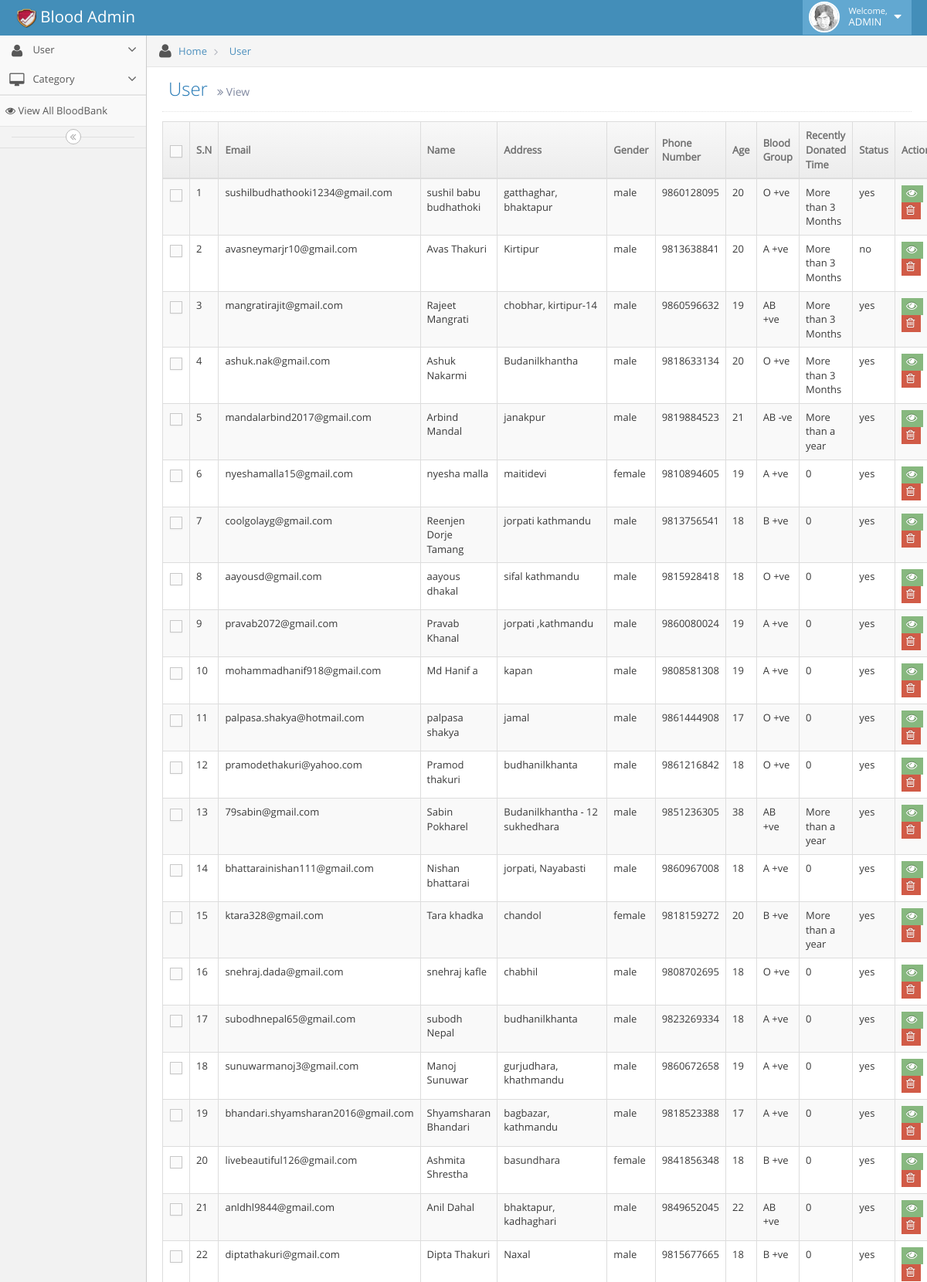
Screenshot of /admin/user.php (upper part) with the database file from the repository.
### tables this page shows
CREATE TABLE `tbl_user` (
  `user_id` bigint(255) NOT NULL,
  `user_email` varchar(255) DEFAULT NULL,
  `user_password` varchar(255) DEFAULT NULL,
  `user_role` varchar(255) NOT NULL,
  `user_Firstname` varchar(255) NOT NULL,
  `user_Middlename` varchar(255) NOT NULL,
  `user_Lastname` varchar(255) NOT NULL,
  `user_Address` varchar(255) NOT NULL,
  `user_gender` varchar(255) NOT NULL,
  `user_phonenumber` bigint(255) NOT NULL,
  `user_age` int(255) NOT NULL,
  `user_bloodgroup` varchar(255) NOT NULL,
  `user_avialibility` varchar(255) NOT NULL,
  `user_recentlydonatedtime` varchar(255) NOT NULL,
  `user_status` varchar(255) NOT NULL,
  `user_photo` varchar(255) NOT NULL
);

### admin/user.php (the view, shortened to what this page needs)
<?php include 'layout/header.php'; ?>
		<div class="main-container" id="main-container">
			<div class="main-container-inner">
				<?php include 'layout/sidebar.php'; ?>
				<div class="main-content">
					<div class="breadcrumbs" id="breadcrumbs">
						<ul class="breadcrumb">
							<li>
								<i class="icon-user home-icon"></i>
								<a href="#">Home</a>
							</li>
							<li>
								<a href="#">User</a>
							</li>
						</ul>
					</div>
					<div class="page-content">
						<div class="page-header">
							<h1>User
								<small>
									<i class="icon-double-angle-right"></i>
									View
								</small>
							</h1>
						</div>
						<div class="row">
							<div class="col-xs-12">
								<div class="row">
									<div class="col-xs-12">
										<div class="table-responsive">
											<table id="sample-table-1" class="table table-striped table-bordered table-hover">
												<thead>
													<tr>
														<th class="center">
															<label>
																<span class="lbl"></span>
															</label>
														</th>
														<th>S.N</th>
														<th>Email</th>
														<th>Name</th>
														<th>Address</th>
														<th>Gender</th>
														<th>Phone Number</th>
														<th>Age</th>
														<th>Blood Group</th>
														<th>Recently Donated Time</th>
														<th>Status</th>
														<th>Action</th>
													</tr>
												</thead>
												<tbody>
												<?php
												$stmt = $conn->prepare("SELECT * FROM tbl_user");
    											$stmt->execute();
    											$i = 1;
    											foreach($stmt->fetchAll() as $k=>$v)
    												{ ?>
													<tr>
														<td class="center">
															<label>
																<span class="lbl"></span>
															</label>
														</td>
														<td>
															<?php echo $i; ?>
														</td>
														<td><?php echo $v['user_email']; ?></td>
														<td><?php echo $v['user_Firstname']." ".$v['user_Middlename']." ".$v['user_Lastname']; ?></td>
														<td><?php echo $v['user_Address']; ?></td>
														<td><?php echo $v['user_gender']; ?></td>
														<td><?php echo $v['user_phonenumber']; ?></td>
														<td><?php echo $v['user_age']; ?></td>
														<td><?php echo $v['user_bloodgroup']; ?></td>
														<td><?php echo $v['user_recentlydonatedtime']; ?></td>
														<td><?php echo $v['user_status']; ?></td>
														<td>
															<div class="visible-md visible-lg hidden-sm hidden-xs btn-group">
																<a href="view.php?id=<?php echo $v['user_id']; ?>" class="btn btn-xs btn-success">
																	<i class="icon-eye-open bigger-120"></i>
																</a>
																<a href="userdeletecategory.php?id=<?php echo $v['user_id']; ?>" class="btn btn-xs btn-danger">
																	<i class="icon-trash bigger-120"></i>
																</a>
															</div>
														</td>
													</tr>
												<?php $i++; } ?>
												</tbody>
											</table>
										</div>
									</div>
								</div>
							</div>
						</div>
					</div>
				</div>
			</div>
		</div>
	</body>
</html>

### rows the page displays
tbl_user: user_email "sushilbudhathooki1234@gmail.com", user_Firstname "sushil", user_Middlename "babu", user_Lastname "budhathoki", user_Address "gatthaghar, bhaktapur", user_gender "male", user_phonenumber "9860128095", user_age "20", user_bloodgroup "O +ve", user_recentlydonatedtime "More than 3 Months", user_status "yes"
tbl_user: user_email "avasneymarjr10@gmail.com", user_Firstname "Avas", user_Lastname "Thakuri", user_Address "Kirtipur", user_gender "male", user_phonenumber "9813638841", user_age "20", user_bloodgroup "A +ve", user_recentlydonatedtime "More than 3 Months", user_status "no"
tbl_user: user_email "mangratirajit@gmail.com", user_Firstname "Rajeet", user_Lastname "Mangrati", user_Address "chobhar, kirtipur-14", user_gender "male", user_phonenumber "9860596632", user_age "19", user_bloodgroup "AB +ve", user_recentlydonatedtime "More than 3 Months", user_status "yes"
tbl_user: user_email "ashuk.nak@gmail.com", user_Firstname "Ashuk", user_Lastname "Nakarmi", user_Address "Budanilkhantha", user_gender "male", user_phonenumber "9818633134", user_age "20", user_bloodgroup "O +ve", user_recentlydonatedtime "More than 3 Months", user_status "yes"
tbl_user: user_email "mandalarbind2017@gmail.com", user_Firstname "Arbind", user_Lastname "Mandal", user_Address "janakpur", user_gender "male", user_phonenumber "9819884523", user_age "21", user_bloodgroup "AB -ve", user_recentlydonatedtime "More than a year", user_status "yes"
tbl_user: user_email "nyeshamalla15@gmail.com", user_Firstname "nyesha", user_Lastname "malla", user_Address "maitidevi", user_gender "female", user_phonenumber "9810894605", user_age "19", user_bloodgroup "A +ve", user_recentlydonatedtime "0", user_status "yes"
tbl_user: user_email "coolgolayg@gmail.com", user_Firstname "Reenjen", user_Middlename "Dorje", user_Lastname "Tamang", user_Address "jorpati kathmandu", user_gender "male", user_phonenumber "9813756541", user_age "18", user_bloodgroup "B +ve", user_recentlydonatedtime "0", user_status "yes"
tbl_user: user_email "aayousd@gmail.com", user_Firstname "aayous", user_Lastname "dhakal", user_Address "sifal kathmandu", user_gender "male", user_phonenumber "9815928418", user_age "18", user_bloodgroup "O +ve", user_recentlydonatedtime "0", user_status "yes"
tbl_user: user_email "pravab2072@gmail.com", user_Firstname "Pravab", user_Lastname "Khanal", user_Address "jorpati ,kathmandu", user_gender "male", user_phonenumber "9860080024", user_age "19", user_bloodgroup "A +ve", user_recentlydonatedtime "0", user_status "yes"
tbl_user: user_email "mohammadhanif918@gmail.com", user_Firstname "Md", user_Middlename "Hanif", user_Lastname "a", user_Address "kapan", user_gender "male", user_phonenumber "9808581308", user_age "19", user_bloodgroup "A +ve", user_recentlydonatedtime "0", user_status "yes"
tbl_user: user_email "palpasa.shakya@hotmail.com", user_Firstname "palpasa", user_Lastname "shakya", user_Address "jamal", user_gender "male", user_phonenumber "9861444908", user_age "17", user_bloodgroup "O +ve", user_recentlydonatedtime "0", user_status "yes"
tbl_user: user_email "pramodethakuri@yahoo.com", user_Firstname "Pramod", user_Lastname "thakuri", user_Address "budhanilkhanta", user_gender "male", user_phonenumber "9861216842", user_age "18", user_bloodgroup "O +ve", user_recentlydonatedtime "0", user_status "yes"
tbl_user: user_email "79sabin@gmail.com", user_Firstname "Sabin", user_Lastname "Pokharel", user_Address "Budanilkhantha - 12 sukhedhara", user_gender "male", user_phonenumber "9851236305", user_age "38", user_bloodgroup "AB +ve", user_recentlydonatedtime "More than a year", user_status "yes"
tbl_user: user_email "bhattarainishan111@gmail.com", user_Firstname "Nishan", user_Lastname "bhattarai", user_Address "jorpati, Nayabasti", user_gender "male", user_phonenumber "9860967008", user_age "18", user_bloodgroup "A +ve", user_recentlydonatedtime "0", user_status "yes"
tbl_user: user_email "ktara328@gmail.com", user_Firstname "Tara", user_Lastname "khadka", user_Address "chandol", user_gender "female", user_phonenumber "9818159272", user_age "20", user_bloodgroup "B +ve", user_recentlydonatedtime "More than a year", user_status "yes"
tbl_user: user_email "snehraj.dada@gmail.com", user_Firstname "snehraj", user_Lastname "kafle", user_Address "chabhil", user_gender "male", user_phonenumber "9808702695", user_age "18", user_bloodgroup "O +ve", user_recentlydonatedtime "0", user_status "yes"
tbl_user: user_email "subodhnepal65@gmail.com", user_Firstname "subodh", user_Lastname "Nepal", user_Address "budhanilkhanta", user_gender "male", user_phonenumber "9823269334", user_age "18", user_bloodgroup "A +ve", user_recentlydonatedtime "0", user_status "yes"
tbl_user: user_email "sunuwarmanoj3@gmail.com", user_Firstname "Manoj", user_Lastname "Sunuwar", user_Address "gurjudhara, khathmandu", user_gender "male", user_phonenumber "9860672658", user_age "19", user_bloodgroup "A +ve", user_recentlydonatedtime "0", user_status "yes"
tbl_user: user_email "bhandari.shyamsharan2016@gmail.com", user_Firstname "Shyamsharan", user_Lastname "Bhandari", user_Address "bagbazar, kathmandu", user_gender "male", user_phonenumber "9818523388", user_age "17", user_bloodgroup "A +ve", user_recentlydonatedtime "0", user_status "yes"
tbl_user: user_email "livebeautiful126@gmail.com", user_Firstname "Ashmita", user_Lastname "Shrestha", user_Address "basundhara", user_gender "female", user_phonenumber "9841856348", user_age "18", user_bloodgroup "B +ve", user_recentlydonatedtime "0", user_status "yes"
tbl_user: user_email "anldhl9844@gmail.com", user_Firstname "Anil", user_Lastname "Dahal", user_Address "bhaktapur, kadhaghari", user_gender "male", user_phonenumber "9849652045", user_age "22", user_bloodgroup "AB +ve", user_recentlydonatedtime "0", user_status "yes"
tbl_user: user_email "diptathakuri@gmail.com", user_Firstname "Dipta", user_Lastname "Thakuri", user_Address "Naxal", user_gender "male", user_phonenumber "9815677665", user_age "18", user_bloodgroup "B +ve", user_recentlydonatedtime "0", user_status "yes"
